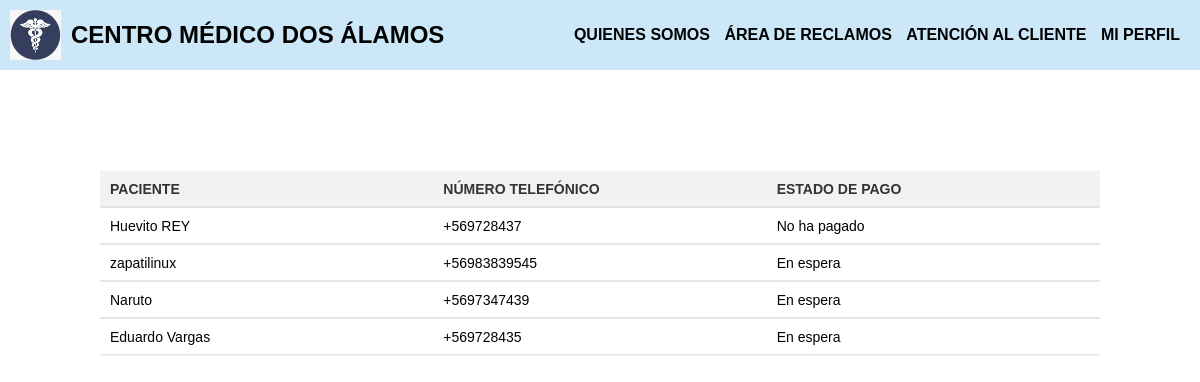
The page / on the database its author committed.
### appmonitoreo/models.py (models this page shows, shortened)
class Paciente_clin(models.Model):
    nombre = models.CharField(max_length=50)
    fecha_nac = models.DateField()
    tele = models.CharField(max_length=50)
    estado = models.ForeignKey(Estado_pago, on_delete=models.SET_NULL, null=True)

class Estado_pago(models.Model):
    estado = models.CharField(max_length=50)
    def __str__(self):
        return self.estado

### appmonitoreo/views.py (the view)
# urls.py: path('', home, name="home"),
def home(request):
    paciente=Paciente_clin.objects.all()
    data={
        'paciente': paciente
    }
    return render(request, 'appmonitoreo/home.html', data)

### appmonitoreo/templates/appmonitoreo/home.html (shortened to what this page needs)
{% extends 'appmonitoreo/base.html' %}
{% load static %}
{% block contenido %}
<div class="table-container">
    <div class="table-wrapper">
        <div class="table-responsive">
            <table class="table">
                <thead>
                <tr>
                    <th>Paciente</th>
                    <th>Número telefónico</th>
                    <th>Estado de pago</th>
                </tr>
                </thead>
                <tbody>
                {% for c in paciente %}
                <tr>
                    <td>{{ c.nombre }}</td>
                    <td>{{ c.tele }}</td>
                    <td>{{ c.estado }}</td>
                </tr>
                {% endfor %}
                </tbody>
            </table>
        </div>
    </div>
</div>
{% endblock %}

### appmonitoreo/templates/appmonitoreo/base.html (shortened to what this page needs)
<!DOCTYPE html>
<html lang="en">
<head>
    {% load static %}
    <link rel="stylesheet" href="{% static 'appmonitoreo/css/estilos.css' %}">
</head>
<body>
    <header>
        <a href="#" class="logo">
            <img class="menu" src="{%static 'appmonitoreo/img/logo.jpg' %}" alt="logo">
            <h2 class="nombre-empresa">CENTRO MÉDICO DOS ÁLAMOS</h2>
        </a>
        <nav>
            <a href="" class="nav-link">QUIENES SOMOS</a>
            <a href="" class="nav-link">ÁREA DE RECLAMOS</a>
            <a href="" class="nav-link">ATENCIÓN AL CLIENTE</a>
            <a href="" class="nav-link">MI PERFIL</a>
        </nav>
    </body>
{%block contenido%}
{%endblock%}
</html>

### appmonitoreo/static/appmonitoreo/css/estilos.css (style rules this page uses)
* { margin: 0; padding: 0; box-sizing: border-box; }
table { color: black; font-size: 14px; table-layout: fixed; border-collapse: collapse; }
th { padding: 20px 15px; font-weight: 700; text-transform: uppercase; }
td { padding: 15px; border-bottom: solid 1px rgba(255, 255, 255, 255); }
tbody tr { cursor: pointer; }
body { font-family: sans-serif; margin: 0; }
a { text-decoration: none; color: black }
header { display: flex; min-height: 70px; background-color: #CCE8F8; justify-content: space-between; align-items: center; padding: 10px; }
.logo { display: flex; align-items: center; }
.logo img { height: 50px; margin-right: 10px; }
nav a { font-weight: 600; padding-right: 10px; }
.table-container { display: flex; justify-content: center; align-items: center; height: 25vh; }
.table-wrapper { width: 100%; max-width: 1000px; transform: translateY(50%); }
.table { width: 100%; border-collapse: collapse; text-align: left; }
.table thead th { background-color: #f2f2f2; color: #333; font-weight: bold; padding: 10px; border-bottom: 1px solid #ccc; }
.table tbody td { padding: 10px; border-bottom: 1px solid #ccc; width: 100%; border-collapse: separate; border-spacing: 0; }
.table-responsive { overflow-x: auto; max-width: 100%; }

### rows shown on the page
Paciente_clin: nombre "Huevito REY", tele "+569728437", estado "No ha pagado"
Paciente_clin: nombre "zapatilinux", tele "+56983839545", estado "En espera"
Paciente_clin: nombre "Naruto", tele "+5697347439", estado "En espera"
Paciente_clin: nombre "Eduardo Vargas", tele "+569728435", estado "En espera"
